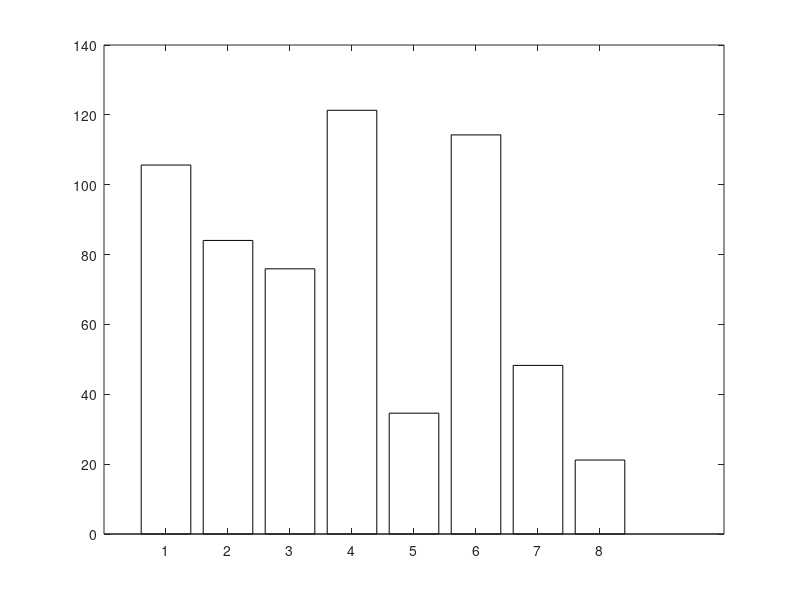

Source code (MATLAB): (Note: this script raises an error after producing the figure.)
% clear;
close all;
clc;

linewidth = 2;
fontsize = 12;
fig = figure;

% abs04 = 38.021;
abs04alg = 40.533;
fabss04 = (1/((50*10^-9) - (abs04alg*10^-9)))*10^-6;
% abs06 = 35.921;
abs06alg = 38.102;
fabss06 = (1/((50*10^-9) - (abs06alg*10^-9)))*10^-6;
% abs08 = 35.000;
abs08alg = 36.828;
fabss08 = (1/((50*10^-9) - (abs08alg*10^-9)))*10^-6;
codmax = 41.757;
fcodmax = (1/((50*10^-9) - (codmax*10^-9)))*10^-6;
codnop = 21.091;
fcodnop = (1/((50*10^-9) - (codnop*10^-9)))*10^-6;
codopt = 41.248;
fcodopt = (1/((50*10^-9) - (codopt*10^-9)))*10^-6;
lut10 = 29.286;
flut10 = (1/((50*10^-9) - (lut10*10^-9)))*10^-6;
lut50 = 2.772;
flut50 = (1/((50*10^-9) - (lut50*10^-9)))*10^-6;

xlabel_list = ["Proposal N=2","Proposal N=3","Proposal N=4","CORDIC Maximum","CORDIC No Pipeline","CORDIC Optimal","PCA Np=10","PCA Np=50"];
Y = [fabss04 fabss06 fabss08 fcodmax fcodnop fcodopt flut10 flut50];
b = bar(Y,'FaceColor','flat');

xticklabels(xlabel_list)
xlabel("Methods",'FontSize',fontsize)
ylabel("Fmax[MHz]",'FontSize',fontsize)
% color
b.CData(1,:) = [0 0.4471 0.7412];
b.CData(2,:) = [0.3137 0.6353 0.8471];
b.CData(3,:) = [0.5843 0.7529 0.8667];
b.CData(4,:) = [1 0.7922 0];
b.CData(5,:) = [1 0.7373 0.0235];
b.CData(6,:) = [0.9294 0.6941 0.1255];
b.CData(7,:) = [0.8510 0.3255 0.0980];
b.CData(8,:) = [0.8510 0.4902 0.3333];

fig.Position = [0 0 1000 500];
exportgraphics(fig,mainFolder+"/../results/fmax.pdf",'BackgroundColor','none','ContentType','vector')

%% process Latency time
fig = figure;

spabss04 = 1 / (fabss04*10^6) * 10^6;
spabss06 = 1 / (fabss06*10^6) * 10^6;
spabss08 = 1 / (fabss08*10^6) * 10^6;
spcodmax = 17 / (fcodmax*10^6) * 10^6;
spcodnop = 1 / (fcodnop*10^6) * 10^6;
spcodopt = 9 / (fcodopt*10^6) * 10^6;
splut10 = 1 / (flut10*10^6) * 10^6;
splut50 = 1 / (flut50*10^6) * 10^6;

xlabel_list = ["Proposal N=2","Proposal N=3","Proposal N=4","CORDIC Maximum","CORDIC No Pipeline","CORDIC Optimal","PCA Np=10","PCA Np=50"];
Y = [spabss04 spabss06 spabss08 spcodmax spcodnop spcodopt splut10 splut50];
b = bar(Y,'FaceColor','flat');

xticklabels(xlabel_list)
xlabel("Methods",'FontSize',fontsize)
ylabel("Latency[s]",'FontSize',fontsize)

b.CData(1,:) = [0 0.4471 0.7412];
b.CData(2,:) = [0.3137 0.6353 0.8471];
b.CData(3,:) = [0.5843 0.7529 0.8667];
b.CData(4,:) = [1 0.7922 0];
b.CData(5,:) = [1 0.7373 0.0235];
b.CData(6,:) = [0.9294 0.6941 0.1255];
b.CData(7,:) = [0.8510 0.3255 0.0980];
b.CData(8,:) = [0.8510 0.4902 0.3333];

fig.Position = [0 0 1000 500];
exportgraphics(fig,mainFolder+"/../results/Latency.pdf",'BackgroundColor','none','ContentType','vector')
%% process Throughput time
fig = figure;

spabss04 = 1 / (fabss04*10^6) * 10^6;
spabss06 = 1 / (fabss06*10^6) * 10^6;
spabss08 = 1 / (fabss08*10^6) * 10^6;
spcodmax = 1 / (fcodmax*10^6) * 10^6;
spcodnop = 1 / (fcodnop*10^6) * 10^6;
spcodopt = 1 / (fcodopt*10^6) * 10^6;
splut10 = 1 / (flut10*10^6) * 10^6;
splut50 = 1 / (flut50*10^6) * 10^6;

xlabel_list = ["Proposal N=2","Proposal N=3","Proposal N=4","CORDIC Maximum","CORDIC No Pipeline","CORDIC Optimal","PCA Np=10","PCA Np=50"];
Y = [spabss04 spabss06 spabss08 spcodmax spcodnop spcodopt splut10 splut50];
b = bar(Y,'FaceColor','flat');

xticklabels(xlabel_list)
xlabel("Methods",'FontSize',fontsize)
ylabel("1 / Throughput[sec/sample]",'FontSize',fontsize)

b.CData(1,:) = [0 0.4471 0.7412];
b.CData(2,:) = [0.3137 0.6353 0.8471];
b.CData(3,:) = [0.5843 0.7529 0.8667];
b.CData(4,:) = [1 0.7922 0];
b.CData(5,:) = [1 0.7373 0.0235];
b.CData(6,:) = [0.9294 0.6941 0.1255];
b.CData(7,:) = [0.8510 0.3255 0.0980];
b.CData(8,:) = [0.8510 0.4902 0.3333];

fig.Position = [0 0 1000 500];
exportgraphics(fig,mainFolder+"/../results/Throughput.pdf",'BackgroundColor','none','ContentType','vector')